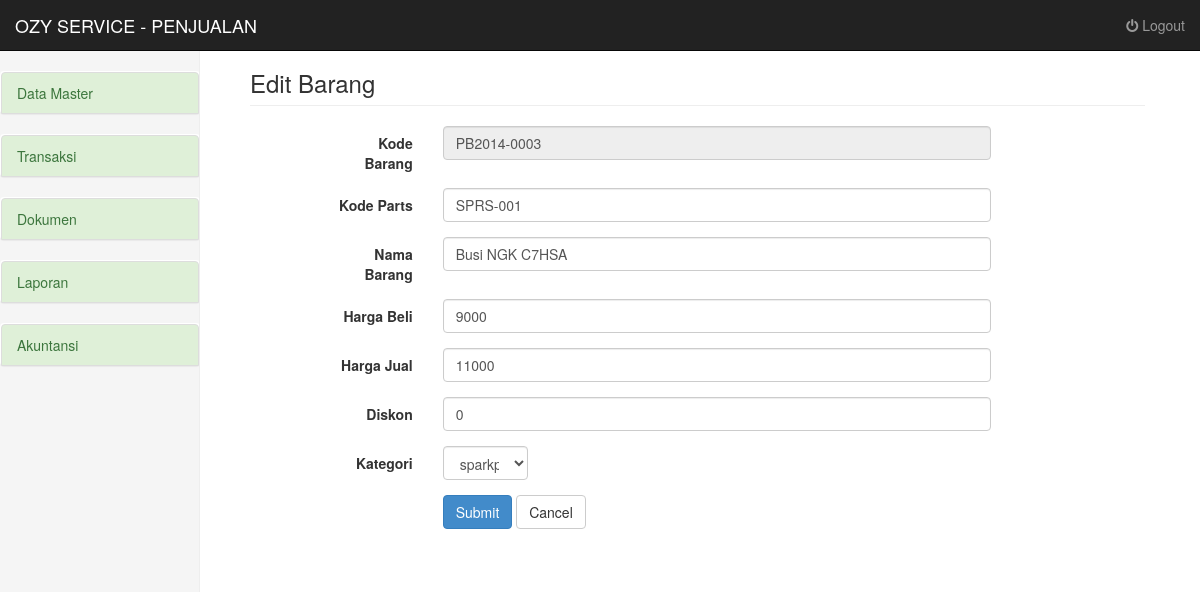
Page /penjualan/input_barang/edit.php?kode_barang=PB2014-0003 (signed in) on the committed database.
### tables this page shows
CREATE TABLE IF NOT EXISTS `data_barang` (
  `kode_barang` varchar(20) NOT NULL,
  `no_parts` varchar(20) NOT NULL,
  `nama_barang` varchar(20) NOT NULL,
  `kategori` varchar(20) NOT NULL,
  `harga_beli` float NOT NULL,
  `harga_jual` float NOT NULL,
  `stock` int(10) NOT NULL,
  `stock toko` int(10) NOT NULL,
  `diskon` int(3) NOT NULL,
  PRIMARY KEY (`kode_barang`),
  UNIQUE KEY `no_parts` (`no_parts`)
);

### penjualan/input_barang/edit.php (the view, shortened to what this page needs)
<?php
require_once("../templates/header.php");
$query = "select * from data_barang where kode_barang='".mysql_real_escape_string($_GET['kode_barang'])."'";
    $result = mysql_query($query);
    $coba = mysql_fetch_array($result);
?>
<div class="col-sm-9 col-sm-offset-3 col-md-10 col-md-offset-2 main">
<h3 class="page-header"></i> Edit Barang</h3>
  <div class="row">
  <div class="col-md-1">
  </div>
  <div class="col-md-9">
    <form class="form-horizontal" role="form" action="edit_proses.php" method="POST">
       <div class="form-group">
    <label for="inputkode_barang" class="col-lg-2 control-label">Kode Barang</label>
    <div class="col-lg-10">
      <input disabled type="varchar" class="form-control" id="inputkode_barang" placeholder="Kode Barang" name="kode_barang" value="<?php echo $coba['kode_barang']; ?>" >
     </div>
  </div>
  <div class="form-group">
    <label for="inputnama_barang" class="col-lg-2 control-label">Kode Parts</label>
    <div class="col-lg-10">
      <input type="varchar" class="form-control" id="inputnama_barang" placeholder="Nama Barang" name="no_parts" value="<?php echo $coba['no_parts']; ?>">
    </div>
  </div>
  <div class="form-group">
    <label for="inputnama_barang" class="col-lg-2 control-label">Nama Barang</label>
    <div class="col-lg-10">
      <input type="varchar" class="form-control" id="inputnama_barang" placeholder="Nama Barang" name="nama_barang" value="<?php echo $coba['nama_barang']; ?>">
    </div>
  </div>
   <div class="form-group">
    <label for="inputnama_barang" class="col-lg-2 control-label">Harga Beli</label>
    <div class="col-lg-10">
      <input type="varchar" class="form-control" id="inputnama_barang" placeholder="Nama Barang" name="harga_beli" value="<?php echo $coba['harga_beli']; ?>">
    </div>
  </div>
  <div class="form-group">
    <label for="inputnama_barang" class="col-lg-2 control-label">Harga Jual</label>
    <div class="col-lg-10">
      <input type="varchar" class="form-control" id="inputnama_barang" placeholder="Nama Barang" name="harga_jual" value="<?php echo $coba['harga_jual']; ?>">
    </div>
  </div>
  <div class="form-group">
    <label for="inputnama_barang" class="col-lg-2 control-label">Diskon</label>
    <div class="col-lg-10">
      <input type="varchar" class="form-control" id="inputnama_barang" placeholder="Nama Barang" name="diskon" value="<?php echo $coba['diskon']; ?>">
    </div>
  </div>
  <div class="form-group">
    <label for="input" class="col-sm-2 control-label">Kategori</label>
      <div class="col-sm-2">
        <select class="form-control" name="kategori">
          <option value="<?php echo $coba['kategori']; ?>"><?php echo $coba['kategori']; ?></option>
        </select>
      </div>
  </div>
      <div class="form-group">
        <div class="col-lg-offset-2 col-lg-10">
          <button type="submit" class="btn btn-primary">Submit</button>
          <a href="index.php" class="btn btn-default">Cancel</a>
        </div>
      </div>
    </form>
  </div>
  <div class="col-md-2">
  </div>
  </div>
</div>
<?php require_once("../templates/footer.php"); ?>

### assets/css/dashboard.css (style rules this page uses)
body { padding-top: 50px; }
.main { padding: 20px; }
@media (min-width: 768px) { .main { padding-right: 40px; padding-left: 40px; } }
.main .page-header { margin-top: 0; }

### penjualan/templates/header.php (style rules this page uses)
a { color: #444B52; text-decoration: none; }

### rows in the picture
data_barang: kode_barang "PB2014-0003", no_parts "SPRS-001", nama_barang "Busi NGK C7HSA", harga_beli "9000", harga_jual "11000", diskon "0", kategori "sparkplugs"
